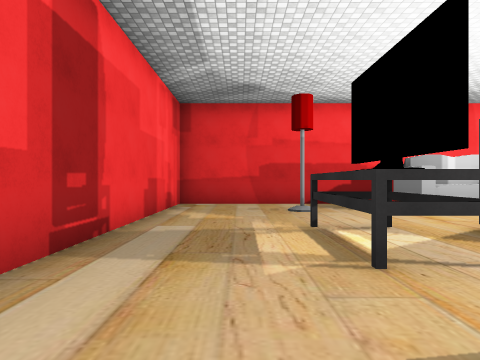
View 1 (above)

20 first-person views from a walk through a 3-D level made in the Unity game engine. The camera is 1.4 m above the floor, looks level and sees 75° across. The floor is counted in squares, 2 m on a side. Each view is taken from the middle of a square. On the plan, view 1 faces up. The plan holds only what a view shows up to about 10 squares ahead; the rest is blank. The place goes on beyond the plan. Some surface patterns are stand-ins.

View 2
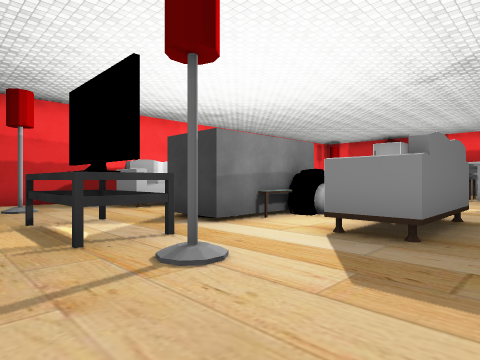

View 3
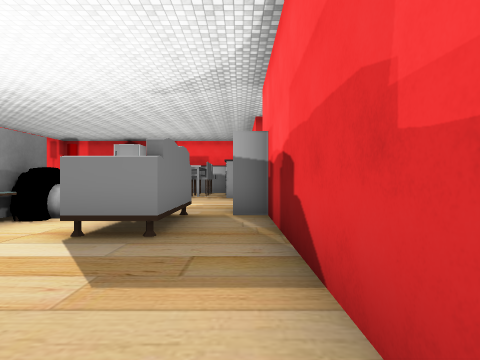

View 4
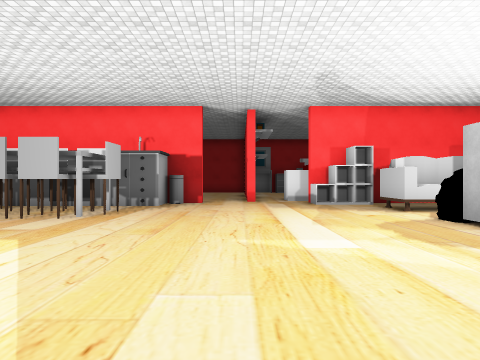

View 5
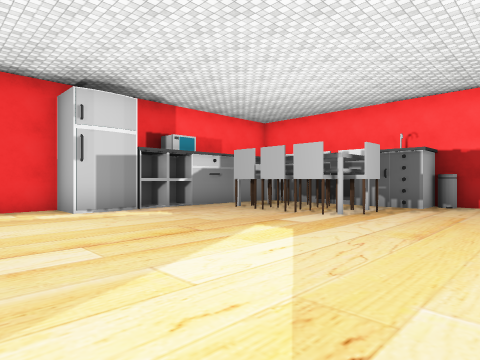

View 6
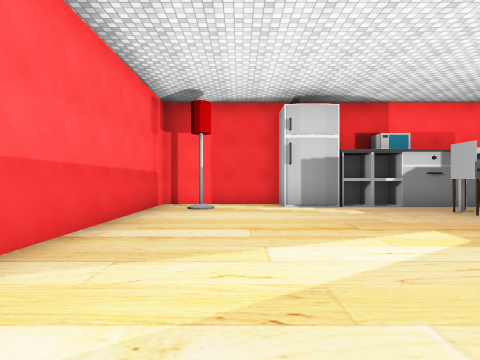

View 7
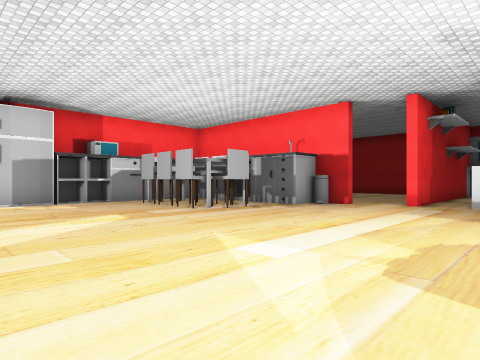

View 8
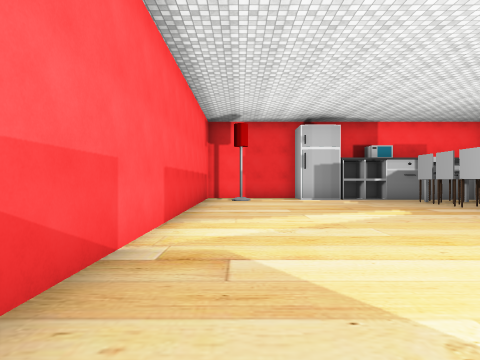

View 9
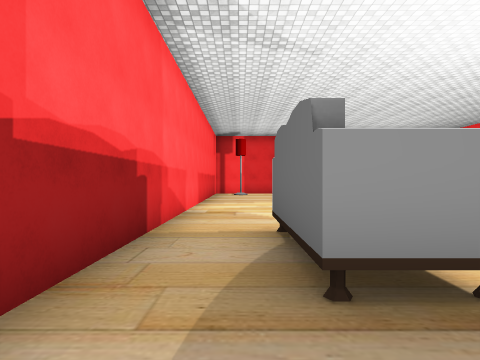

View 10
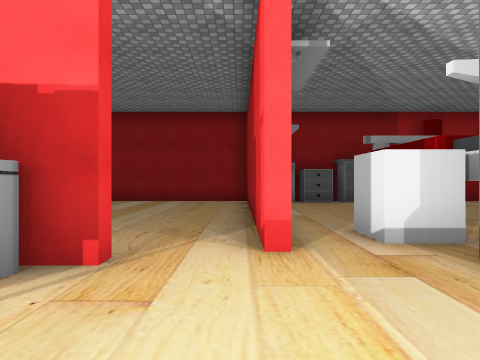

View 11
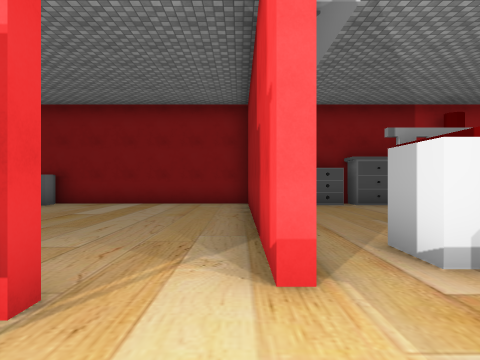

View 12
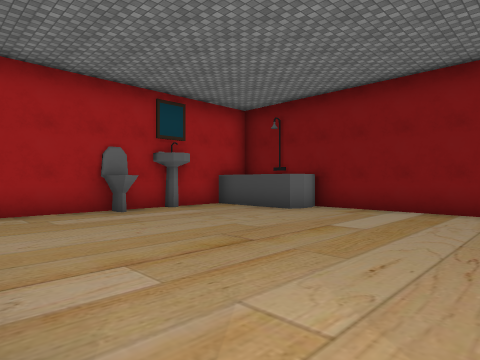

View 13
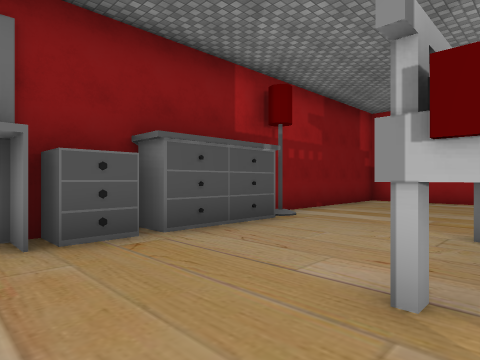

View 14
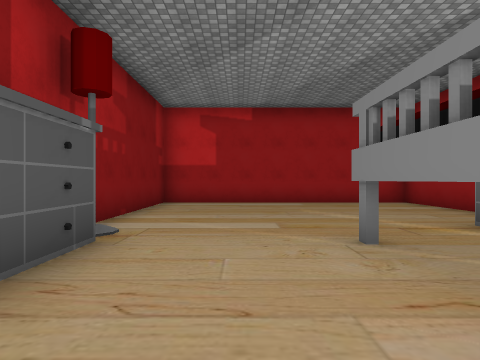

View 15
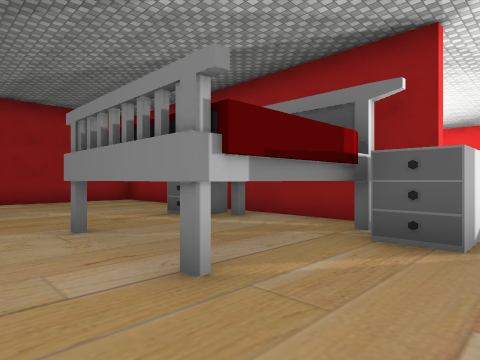

View 16
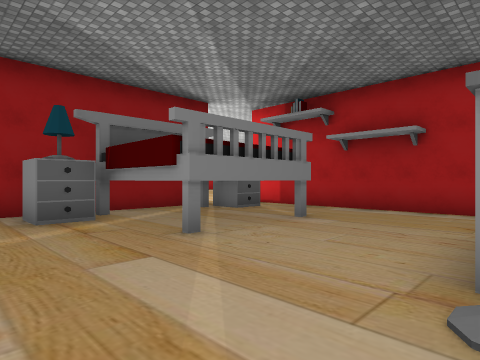

View 17
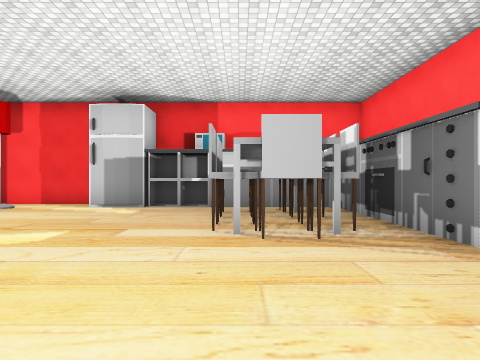

View 18
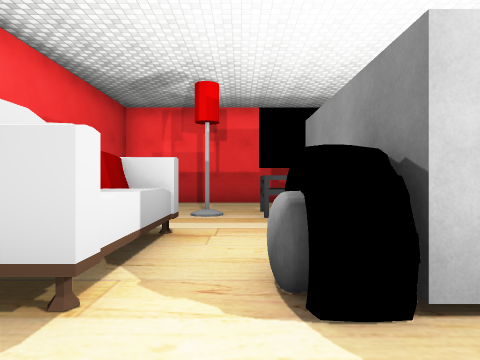

View 19
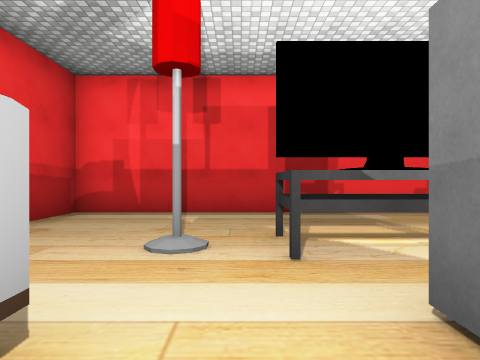

View 20
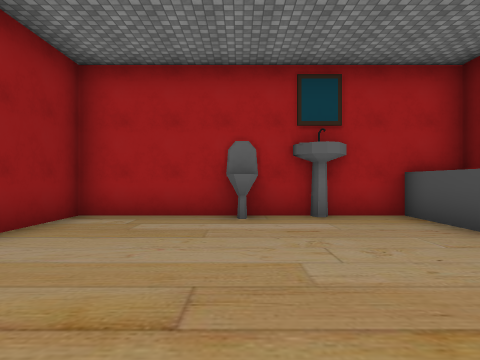

### Floor plan
Points are (right, up) in squares from view 1. A wall is a line through its corners. A room is listed if a view was taken in it or the views show most of it. See-through windows are left out.
Room 1 (views 1, 2, 3, 4, 5, 6, 7, 8, 9, 10, 11, 12, 17, 18, 19)
walls: (12.4, -0.5) (16.5, -0.5); (9.5, -3.6) (9.5, -2.1) (9.8, -2.1); (17, 3.6) (17.8, 3.6) (17.8, 4.3); (17.1, -0.4) (17.1, 4.4); (18.2, 5.8) (18.2, 9.2) (-1.8, 9.2) (-1.8, -1.6) (7.9, -1.6)
ways out: opening at (8.5, -2.5) to room 2; opening at (11.5, -2.5) to room 3
objects: other object (1, 3) to (2, 4); lamp (1, 7); lamp (2, 1); sofa (4, 0) to (6, 1); table (4, 3) to (5, 4); other object (4, 4); sofa (4, 7) to (6, 7); other object (6, 3) to (6, 5); other object (7, -1); bin (12, -1); chair (13, 1); chair (14, 1); chair (14, 2); chair (15, 1); chair (15, 2); chair (16, 1); fridge (17, 5) to (18, 5); lamp (17, 8)
Room 2 (views 13, 14, 15, 16)
walls: (1.1, -1.8) (-1.8, -1.8) (-1.8, -9.4) (3.5, -9.4); (7, -1.8) (2.9, -1.8); (9.5, -8) (9.5, -3.6)
ways out: opening at (8.5, -2.5) to room 1
objects: lamp (4, -9); drawers (4, -3); other object (5, -9) to (6, -9); other object (5, -5) to (7, -3); mirror (8, -9); drawers (8, -8); drawers (8, -3)
Room 3 (view 20)
walls: (18.2, -8.2) (18.2, -1.8); (9.8, -2.1) (9.8, -9.4) (15.5, -9.4)
ways out: opening at (11.5, -2.5) to room 1
objects: other object (16, -9) to (18, -9); other object (17, -1) to (18, -1); sink (18, -7); toilet (18, -5)

Where each view was taken, in squares from view 1:
view 1: 0 up, 0 right, facing up
view 2: 1 down, 0 right, facing up-right
view 3: 1 down, 0 right, facing right
view 4: 8 up, 10 right, facing down
view 5: 8 up, 10 right, facing down-right
view 6: 7 up, 9 right, facing right
view 7: 7 up, 7 right, facing down-right
view 8: 8 up, 6 right, facing right
view 9: 8 up, 2 right, facing right
view 10: 1 up, 10 right, facing down
view 11: 0 up, 10 right, facing down
view 12: 2 down, 11 right, facing down-right
view 13: 5 down, 9 right, facing down-left
view 14: 7 down, 8 right, facing left
view 15: 7 down, 9 right, facing up-left
view 16: 9 down, 2 right, facing up-right
view 17: 2 up, 9 right, facing right
view 18: 2 up, 8 right, facing left
view 19: 2 up, 5 right, facing left
view 20: 5 down, 12 right, facing right
